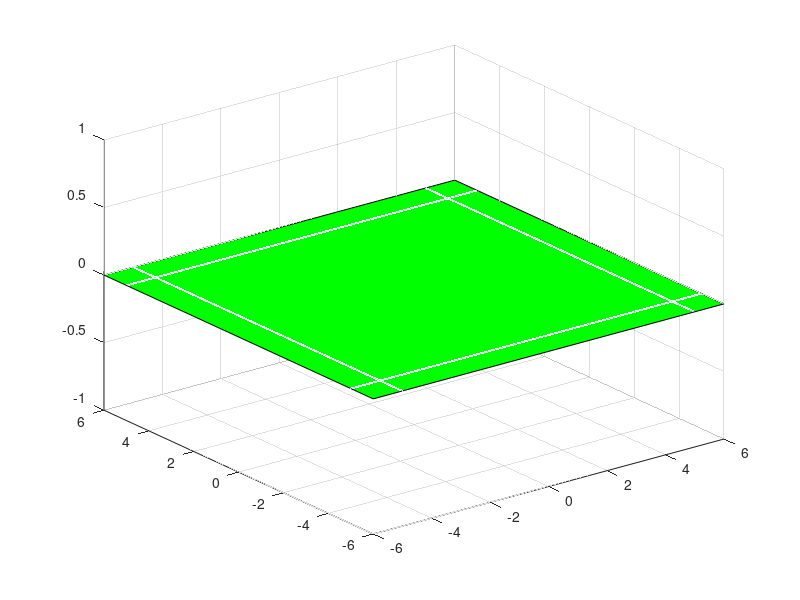

This figure's MATLAB source: (Note: this script raises an error after producing the figure.)
clc;
clear;
close all;


t = -6:0.01:6;

figure(1);
grid on; hold on; view(3);
plot3(0.*t+5,t,0.*t,'b');
plot3(0.*t-5,t,0.*t,'b');
plot3(t,0.*t+5,0.*t,'b');
plot3(t,0.*t-5,0.*t,'b');
fill3([-6,6,6,-6],[-6,-6,6,6],[0,0,0,0],'g');
alpha(0.3);
cams = stem3(0,0,0,'--blacksquare','filled');
set(cams,'xdata',[-5,-5,5,5],'ydata',[-5,5,-5,5],'zdata',[2,2,2,2]);
zlim([0 3]); xlim([-6 6]); ylim([-6 6]);


% b = plot3(t(1),t(1),y(1)+1,'r','LineWidth',2);
% 
% for k = 1:length(t)
%     set(b,'xdata',t(1:k),'ydata',t(1:k),'zdata',y(1:k)+1);
%     pause(1/60);
% end
% 
% delete(b);

